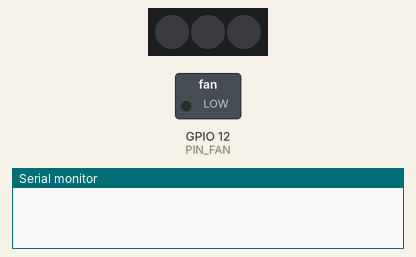
Simulated run of this sketch. Board: ESP32. Parts: 3 RGB LEDs in strip order, left to right, switched loads named in the sketch (green lamp = pin HIGH), the last lines printed to the serial monitor. Dim RGB values are drawn brighter than linear.

Above: at 0.0 s.
At 0.6 s:
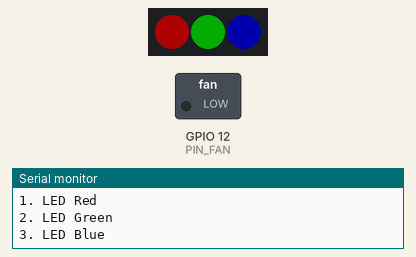
At 5.6 s:
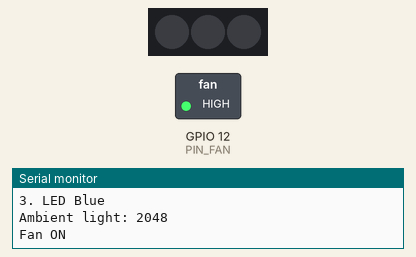
At 16.6 s:
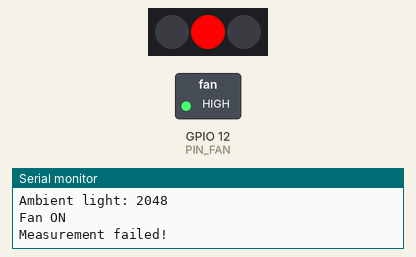
At 22.0 s:
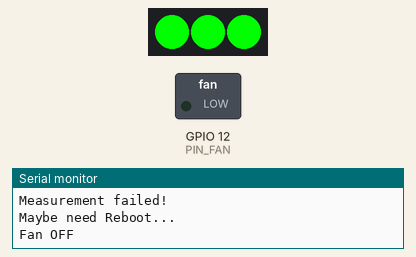
Timing chart, 0 to 23.5 s (numbered marks = the images above):
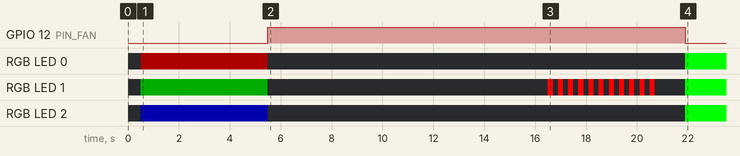

The sketch:

VINDRIKTNING.ino
```cpp
// LaskaKit ESP-VINDRIKTNING v2.0 demo software

#include "pm1006.h"
#include <Adafruit_NeoPixel.h>
#include <Wire.h>

// Pin assignment
#define PIN_FAN 12
#define PIN_LED 25
#define PIN_AMBIENT_LIGHT 4
#define RXD2 16
#define TXD2 17

// Brightness control
#define BRIGHTNESS_DAY 50   // Day brightness
#define BRIGHTNESS_NIGHT 5  // Night brightness
#define DAY_MIN_AL 3700     // Minimum ambient light for day

// PM 2.5 sensor
static PM1006 pm1006(&Serial2);

// RGB LEDs
Adafruit_NeoPixel rgbWS = Adafruit_NeoPixel(3, PIN_LED, NEO_GRB + NEO_KHZ800);

void setup() {
  // Enable serial communication
  Serial.begin(115200);
  Serial2.begin(9600, SERIAL_8N1, RXD2, TXD2);
  delay(500);
  Serial.println("Start...");

  // Setup pins
  pinMode(PIN_FAN, OUTPUT);           // Fan
  pinMode(PIN_AMBIENT_LIGHT, INPUT);  // Ambient light

  // Setup WS2718 LEDs
  rgbWS.begin();
  rgbWS.setBrightness(BRIGHTNESS_DAY);

  Serial.println("1. LED Red");
  setColorWS(255, 0, 0, 1);
  Serial.println("2. LED Green");
  setColorWS(0, 255, 0, 2);
  Serial.println("3. LED Blue");
  setColorWS(0, 0, 255, 3);
  delay(5000);

  setColorWS(0, 0, 0, 1);
  setColorWS(0, 0, 0, 2);
  setColorWS(0, 0, 0, 3);
}

void loop() {
  // Read ambient light and set LED brightness
  int al = analogRead(PIN_AMBIENT_LIGHT);
  Serial.print("Ambient light: ");
  Serial.println(al);
  if (al >= DAY_MIN_AL) {
    rgbWS.setBrightness(BRIGHTNESS_NIGHT);
  } else {
    rgbWS.setBrightness(BRIGHTNESS_DAY);
  }

  // Turn fan ON
  digitalWrite(PIN_FAN, HIGH);
  Serial.println("Fan ON");
  delay(10000);

  // Read dust particles
  uint16_t pm2_5;
  if (pm1006.read_pm25(&pm2_5)) {
    printf("PM2.5 = %u\n", pm2_5);
  } else {
    Serial.println("Measurement failed!");
    alert(2);
  }

  // Turn fan off
  delay(1000);
  digitalWrite(PIN_FAN, LOW);
  Serial.println("Fan OFF");

  // Set LEDs to indicate status
  if (pm2_5 < 30) {
    setColorWS(0, 255, 0, 1);
    setColorWS(0, 255, 0, 2);
    setColorWS(0, 255, 0, 3);
  } else if (pm2_5 < 40) {
    setColorWS(128, 255, 0, 1);
    setColorWS(128, 255, 0, 2);
    setColorWS(128, 255, 0, 3);
  } else if (pm2_5 < 80) {
    setColorWS(255, 255, 0, 1);
    setColorWS(255, 255, 0, 2);
    setColorWS(255, 255, 0, 3);
  } else if (pm2_5 < 90) {
    setColorWS(255, 128, 0, 1);
    setColorWS(255, 128, 0, 2);
    setColorWS(255, 128, 0, 3);
  } else {
    setColorWS(255, 0, 0, 1);
    setColorWS(255, 0, 0, 2);
    setColorWS(255, 0, 0, 3);
  }

  // Wait for 30 seconds
  delay(30000);
}

void alert(int id) {
  int i = 0;
  while (1) {
    if (i > 10) {
      Serial.println("Maybe need Reboot...");
      //ESP.restart();
      break;
    }
    rgbWS.setBrightness(255);
    setColorWS(255, 0, 0, id);
    delay(200);
    setColorWS(0, 0, 0, id);
    delay(200);
    i++;
  }
}

void setColorWS(byte r, byte g, byte b, int id) {
  uint32_t rgb;
  rgb = rgbWS.Color(r, g, b);        // Convert R, G, B components to color structure
  rgbWS.setPixelColor(id - 1, rgb);  // Set color for a given LED
  rgbWS.show();                      // Update color
}
```

pm1006.cpp
```cpp
#include <Arduino.h>

#include <stdbool.h>
#include <stdint.h>
#include <string.h>

#include "pm1006.h"

#define DEFAULT_TIMEOUT 1000

PM1006::PM1006(Stream * serial, bool debug)
{
    _serial = serial;
    _debug = debug;

    _state = PM1006_HEADER;
    _rxlen = 0;
    _index = 0;
    memset(_rxbuf, 0, sizeof(_rxbuf));
    memset(_txbuf, 0, sizeof(_txbuf));
    _checksum = 0;
}

bool PM1006::read_pm25(uint16_t *pm)
{
    uint8_t cmd[] = {0x0B, 0x01};
    if (send_command(2, cmd) && (_rxlen > 4) && (_rxbuf[0] == cmd[0])) {
        *pm = (_rxbuf[3] << 8) + _rxbuf[4];
        return true;
    }
    return false;
}

// sends a command and waits for response, returns length of response
bool PM1006::send_command(size_t cmd_len, const uint8_t *cmd_data)
{
    // build and send command
    int txlen = build_tx(cmd_len, cmd_data);
    _serial->write(_txbuf, txlen);

    // wait for response
    unsigned long start = millis();
    while ((millis() - start) < DEFAULT_TIMEOUT) {
        while (_serial->available()) {
            char c = _serial->read();
            if (process_rx(c)) {
                return true;
            }
        }
        yield();
    }

    // timeout
    return false;
}

// builds a tx buffer, returns length of tx data
int PM1006::build_tx(size_t cmd_len, const uint8_t *cmd_data)
{
    int len = 0;
    _txbuf[len++] = 0x11;
    _txbuf[len++] = cmd_len;
    for (size_t i = 0; i < cmd_len; i++) {
        _txbuf[len++] = cmd_data[i];
    }
    uint8_t sum = 0;
    for (int i = 0; i < len; i++) {
        sum += _txbuf[i];
    }
    _txbuf[len++] = (256 - sum) & 0xFF;
    return len;
}

// processes one rx character, returns true if a valid frame was found
bool PM1006::process_rx(uint8_t c)
{
    switch (_state) {
    case PM1006_HEADER:
        _checksum = c;
        if (c == 0x16) {
            _state = PM1006_LENGTH;
        }
        break;

    case PM1006_LENGTH:
        _checksum += c;
        if (c <= sizeof(_rxbuf)) {
            _rxlen = c;
            _index = 0;
            _state = (_rxlen > 0) ? PM1006_DATA : PM1006_CHECK;
        } else {
            _state = PM1006_HEADER;
        }
        break;

    case PM1006_DATA:
        _checksum += c;
        _rxbuf[_index++] = c;
        if (_index == _rxlen) {
            _state = PM1006_CHECK;
        }
        break;

    case PM1006_CHECK:
        _checksum += c;
        _state = PM1006_HEADER;
        return (_checksum == 0);

    default:
        _state = PM1006_HEADER;
        break;
    }
    return false;
}
```

pm1006.h
```cpp
#include <Arduino.h>

#include <stdbool.h>
#include <stdint.h>

typedef enum {
    PM1006_HEADER,
    PM1006_LENGTH,
    PM1006_DATA,
    PM1006_CHECK
} pm1006_state_t;

class PM1006 {

private:
    Stream *_serial;
    bool _debug;

    pm1006_state_t _state;
    size_t _rxlen;
    size_t _index;
    uint8_t _txbuf[16];
    uint8_t _rxbuf[20];
    uint8_t _checksum;

    bool send_command(size_t cmd_len, const uint8_t *cmd_data);
    int build_tx(size_t cmd_len, const uint8_t *cmd_data);
    bool process_rx(uint8_t c);

public:
    static const int BIT_RATE = 9600;

    /**
     * Constructor.
     *
     * @param serial the serial port, NOTE: the serial port has to be configured for a bit rate of PM1006::BIT_RATE !
     */
    explicit PM1006(Stream *serial, bool debug = false);

     /**
     * Reads the PM2.5 value (plus some other yet unknown parameters)
     *
     * @param pm the PM2.5 value
     * @return true if the value was read successfully
     */
    bool read_pm25(uint16_t *pm);

};
```

Measured:
- by itself, GPIO 12 (PIN_FAN): LOW → HIGH at 5.5 s, → LOW 16.4 s later
- by itself, RGB LED 0: off → RGB(50, 0, 0) at 0.50 s, → off 5.0 s later, → RGB(0, 255, 0) 16.4 s later
- by itself, RGB LED 2: off → RGB(0, 0, 50) at 0.50 s, → off 5.0 s later, → RGB(0, 255, 0) 16.4 s later
- by itself, RGB LED 1: off → RGB(0, 50, 0) at 0.50 s, → off 5.0 s later, → RGB(255, 0, 0) 11.0 s later, → off 0.20 s later, … (25 changes in this stretch)
